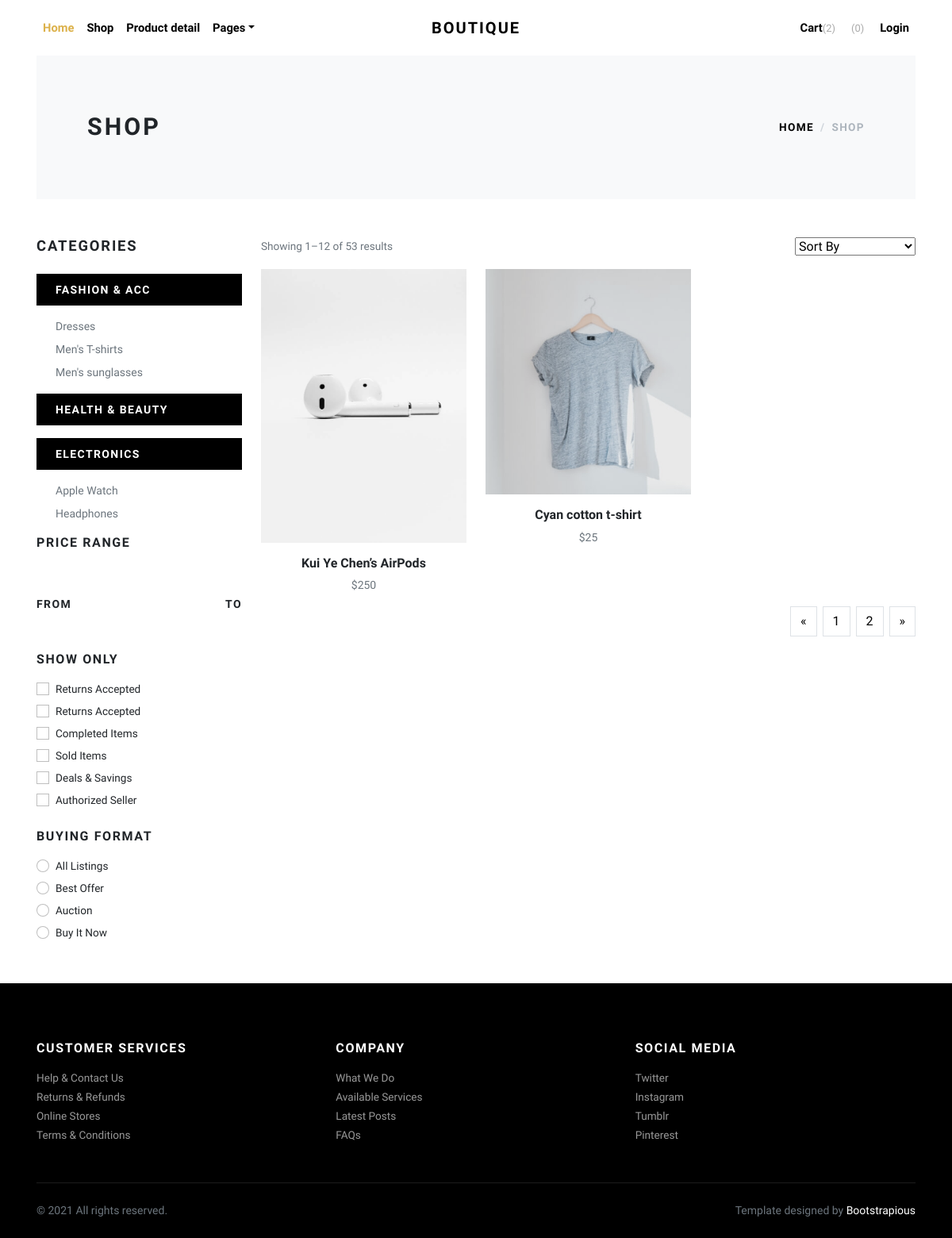
The app's page /shop/ with its own data.
### pages/models.py (models this page shows, shortened)
class MainCategory(models.Model):
    title = models.CharField(verbose_name="Название основной категории", max_length=100, unique=True)
    class Meta:
        verbose_name = "Основная категория"
        verbose_name_plural = "Основные категории"

class Category(models.Model):
    title = models.CharField(verbose_name="Название категории", max_length=100, unique=True)
    slug = models.SlugField(unique=True, default="")
    main_category = models.ForeignKey(MainCategory, on_delete=models.CASCADE, null=True, blank=True)
    def get_absolute_url(self):
        return reverse('main:category_products', kwargs={"slug": self.slug})
    class Meta:
        verbose_name = "Категория"
        verbose_name_plural = "Категории"

class Product(models.Model):
    title = models.CharField(verbose_name="Название товара", max_length=150, unique=True, default="")
    description = models.TextField(verbose_name="Описание товара")
    price = models.IntegerField(verbose_name="Цена товара")
    quantity = models.IntegerField(verbose_name="Кол-во товара" , default=10)
    is_available = models.BooleanField(default=True, verbose_name="В наличии")
    main_category = models.ForeignKey(MainCategory, on_delete=models.CASCADE, null=True, blank=True)
    category = models.ForeignKey(Category, on_delete=models.CASCADE)
    slug = models.SlugField(default="")
    def get_absolute_url(self):
        return reverse('main:product_detail', kwargs={"slug": self.slug})
    def get_first_photo(self):
        try:
            photo = self.productimage_set.all()[0].photo.url
            return photo
        except Exception as e:
            return "https://images.satu.kz/126101312_w640_h640_razdel-v-razrabotketovary.jpg"
    class Meta:
        verbose_name = "Продукт"
        verbose_name_plural = "Продукты"

class ProductImage(models.Model):
    photo = models.ImageField(verbose_name="Фото", upload_to="products/", null=True, blank=True)
    product = models.ForeignKey(Product, on_delete=models.CASCADE)

### pages/views.py (the view)
# urls.py: path('shop/', views.shop_view, name="shop"),
def shop_view(request):
    categories = Category.objects.all()
    main_categories = MainCategory.objects.all()
    products = Product.objects.all()
    paginator = Paginator(products, 2)
    number = request.GET.get('page')
    page_obj = paginator.get_page(number)
    context = {
        "categories": categories,
        "main_categories": main_categories,
        "products": page_obj,
    }
    return render(request, "pages/shop.html", context)

### templates/pages/shop.html (shortened to what this page needs)
{% extends 'base.html' %}
{% block content %}
<div class="container">
    <section class="py-5 bg-light">
        <div class="container">
            <div class="row px-4 px-lg-5 py-lg-4 align-items-center">
                <div class="col-lg-6">
                    <h1 class="h2 text-uppercase mb-0">Shop</h1>
                </div>
                <div class="col-lg-6 text-lg-end">
                    <nav aria-label="breadcrumb">
                        <ol class="breadcrumb justify-content-lg-end mb-0 px-0 bg-light">
                            <li class="breadcrumb-item"><a class="text-dark" href="{% url 'main:home' %}">Home</a></li>
                            <li class="breadcrumb-item active" aria-current="page">Shop</li>
                        </ol>
                    </nav>
                </div>
            </div>
        </div>
    </section>
    <section class="py-5">
        <div class="container p-0">
            <div class="row">
                <div class="col-lg-3 order-2 order-lg-1">
                    <h5 class="text-uppercase mb-4">Categories</h5>
                    {% for main_category in main_categories %}
                    <div class="py-2 px-4 bg-dark text-white mb-3"><strong class="small text-uppercase fw-bold">
                        {{ main_category.title }}
                    </strong></div>
                    <ul class="list-unstyled small text-muted ps-lg-4 font-weight-normal">
                        {% for category in categories %}
                        {% if main_category.title == category.main_category.title %}
                        <li class="mb-2"><a class="reset-anchor" href="{{ category.get_absolute_url }}">{{ category.title }}</a></li>
                        {% endif %}
                        {% endfor %}
                    </ul>
                    {% endfor %}
                    <h6 class="text-uppercase mb-4">Price range</h6>
                    <div class="price-range pt-4 mb-5">
                        <div class="row pt-2">
                            <div class="col-6"><strong class="small fw-bold text-uppercase">From</strong></div>
                            <div class="col-6 text-end"><strong class="small fw-bold text-uppercase">To</strong></div>
                        </div>
                    </div>
                    <h6 class="text-uppercase mb-3">Show only</h6>
                    <div class="form-check mb-1">
                        <input class="form-check-input" type="checkbox" id="checkbox_1">
                        <label class="form-check-label" for="checkbox_1">Returns Accepted</label>
                    </div>
                    <div class="form-check mb-1">
                        <input class="form-check-input" type="checkbox" id="checkbox_2">
                        <label class="form-check-label" for="checkbox_2">Returns Accepted</label>
                    </div>
                    <div class="form-check mb-1">
                        <input class="form-check-input" type="checkbox" id="checkbox_3">
                        <label class="form-check-label" for="checkbox_3">Completed Items</label>
                    </div>
                    <div class="form-check mb-1">
                        <input class="form-check-input" type="checkbox" id="checkbox_4">
                        <label class="form-check-label" for="checkbox_4">Sold Items</label>
                    </div>
                    <div class="form-check mb-1">
                        <input class="form-check-input" type="checkbox" id="checkbox_5">
                        <label class="form-check-label" for="checkbox_5">Deals &amp; Savings</label>
                    </div>
                    <div class="form-check mb-4">
                        <input class="form-check-input" type="checkbox" id="checkbox_6">
                        <label class="form-check-label" for="checkbox_6">Authorized Seller</label>
                    </div>
                    <h6 class="text-uppercase mb-3">Buying format</h6>
                    <div class="form-check mb-1">
                        <input class="form-check-input" type="radio" name="customRadio" id="radio_1">
                        <label class="form-check-label" for="radio_1">All Listings</label>
                    </div>
                    <div class="form-check mb-1">
                        <input class="form-check-input" type="radio" name="customRadio" id="radio_2">
                        <label class="form-check-label" for="radio_2">Best Offer</label>
                    </div>
                    <div class="form-check mb-1">
                        <input class="form-check-input" type="radio" name="customRadio" id="radio_3">
                        <label class="form-check-label" for="radio_3">Auction</label>
                    </div>
                    <div class="form-check mb-1">
                        <input class="form-check-input" type="radio" name="customRadio" id="radio_4">
                        <label class="form-check-label" for="radio_4">Buy It Now</label>
                    </div>
                </div>
                <div class="col-lg-9 order-1 order-lg-2 mb-5 mb-lg-0">
                    <div class="row mb-3 align-items-center">
                        <div class="col-lg-6 mb-2 mb-lg-0">
                            <p class="text-sm text-muted mb-0">Showing 1–12 of 53 results</p>
                        </div>
                        <div class="col-lg-6">
                            <ul class="list-inline d-flex align-items-center justify-content-lg-end mb-0">
                                <li class="list-inline-item">
                                    <select class="selectpicker" data-customclass="form-control form-control-sm">
                                        <option value>Sort By</option>
                                    </select>
                                </li>
                            </ul>
                        </div>
                    </div>
                    <div class="row">
                        {% for product in products %}
                        <div class="col-lg-4 col-sm-6">
                            <div class="product text-center">
                                <div class="mb-3 position-relative">
                                    <a class="d-block" href=""><img class="img-fluid w-100"
                                                                               src="{{ product.get_first_photo}}" alt="..."></a>
                                </div>
                                <h6><a class="reset-anchor" href="{{ product.get_absolute_url }}">{{ product.title }}</a></h6>
                                <p class="small text-muted">${{ product.price }}</p>
                            </div>
                        </div>
                        {% endfor %}
                    </div>
                    <nav aria-label="Page navigation example">
                        <ul class="pagination justify-content-center justify-content-lg-end">
                            <li class="page-item mx-1"><a class="page-link" href="" aria-label="Previous"><span
                                    aria-hidden="true">«</span></a></li>
                            {% for p in products.paginator.page_range %}
                            <li class="page-item mx-1"><a class="page-link" href="?page={{ p }}">{{ p }}</a></li>
                            {% endfor %}
                            <li class="page-item ms-1"><a class="page-link" href="" aria-label="Next"><span
                                    aria-hidden="true">»</span></a></li>
                        </ul>
                    </nav>
                </div>
            </div>
        </div>
    </section>
</div>
{% endblock content %}

### templates/base.html (shortened to what this page needs)
{% load static %}
<!DOCTYPE html>
<html>
<head>
    <link rel="stylesheet" href="vendor/glightbox/css/glightbox.min.css">
    <link rel="stylesheet" href="vendor/nouislider/nouislider.min.css">
    <link rel="stylesheet" href="vendor/choices.js/public/assets/styles/choices.min.css">
    <link rel="stylesheet" href="vendor/swiper/swiper-bundle.min.css">
    <link rel="stylesheet" href="{% static 'css/style.default.css' %}" id="theme-stylesheet">
    <link rel="stylesheet" href="{% static 'css/custom.css' %}">
</head>
<body>
<div class="page-holder">
    <header class="header bg-white">
        <div class="container px-lg-3">
            <nav class="navbar navbar-expand-lg navbar-light py-3 px-lg-0"><a class="navbar-brand"
                                                                              href="index.html"><span
                    class="fw-bold text-uppercase text-dark">Boutique</span></a>
                <div class="collapse navbar-collapse" id="navbarSupportedContent">
                    <ul class="navbar-nav me-auto">
                        <li class="nav-item">
                            <a class="nav-link active" href="{% url 'main:home' %}">Home</a>
                        </li>
                        <li class="nav-item">
                            <a class="nav-link" href="{% url 'main:shop' %}">Shop</a>
                        </li>
                        <li class="nav-item">
                            <a class="nav-link" href="detail.html">Product detail</a>
                        </li>
                        <li class="nav-item dropdown"><a class="nav-link dropdown-toggle" id="pagesDropdown" href="#"
                                                         data-bs-toggle="dropdown" aria-haspopup="true"
                                                         aria-expanded="false">Pages</a>
                        </li>
                    </ul>
                    <ul class="navbar-nav ms-auto">
                        <li class="nav-item"><a class="nav-link" href="cart.html"> Cart<small class="text-gray fw-normal">(2)</small></a>
                        </li>
                        <li class="nav-item"><a class="nav-link" href="#!"> <small
                                class="text-gray fw-normal"> (0)</small></a></li>
                        <li class="nav-item"><a class="nav-link" href="#!"> Login</a></li>
                    </ul>
                </div>
            </nav>
        </div>
    </header>
    {% block content %}
    {% endblock content %}
</div>
<footer class="bg-dark text-white">
        <div class="container py-4">
          <div class="row py-5">
            <div class="col-md-4 mb-3 mb-md-0">
              <h6 class="text-uppercase mb-3">Customer services</h6>
              <ul class="list-unstyled mb-0">
                <li><a class="footer-link" href="#!">Help &amp; Contact Us</a></li>
                <li><a class="footer-link" href="#!">Returns &amp; Refunds</a></li>
                <li><a class="footer-link" href="#!">Online Stores</a></li>
                <li><a class="footer-link" href="#!">Terms &amp; Conditions</a></li>
              </ul>
            </div>
            <div class="col-md-4 mb-3 mb-md-0">
              <h6 class="text-uppercase mb-3">Company</h6>
              <ul class="list-unstyled mb-0">
                <li><a class="footer-link" href="#!">What We Do</a></li>
                <li><a class="footer-link" href="#!">Available Services</a></li>
                <li><a class="footer-link" href="#!">Latest Posts</a></li>
                <li><a class="footer-link" href="#!">FAQs</a></li>
              </ul>
            </div>
            <div class="col-md-4">
              <h6 class="text-uppercase mb-3">Social media</h6>
              <ul class="list-unstyled mb-0">
                <li><a class="footer-link" href="#!">Twitter</a></li>
                <li><a class="footer-link" href="#!">Instagram</a></li>
                <li><a class="footer-link" href="#!">Tumblr</a></li>
                <li><a class="footer-link" href="#!">Pinterest</a></li>
              </ul>
            </div>
          </div>
          <div class="border-top pt-4" style="border-color: #1d1d1d !important">
            <div class="row">
              <div class="col-md-6 text-center text-md-start">
                <p class="small text-muted mb-0">&copy; 2021 All rights reserved.</p>
              </div>
              <div class="col-md-6 text-center text-md-end">
                <p class="small text-muted mb-0">Template designed by <a class="text-white reset-anchor" href="https://bootstrapious.com/p/boutique-bootstrap-e-commerce-template">Bootstrapious</a></p>
              </div>
            </div>
          </div>
        </div>
      </footer>
</body>
</html>

### records on screen
MainCategory: title "FASHION & ACC"
Category: title "Dresses"
Category: title "Men's T-shirts"
Category: title "Men's sunglasses"
MainCategory: title "HEALTH & BEAUTY"
MainCategory: title "ELECTRONICS"
Category: title "Apple Watch"
Category: title "Headphones"
Product: get_first_photo (picture), title "Kui Ye Chen’s AirPods", price "250"
Product: get_first_photo (picture), title "Cyan cotton t-shirt", price "25"

### other values on screen
{{ p }} "1" "2"
